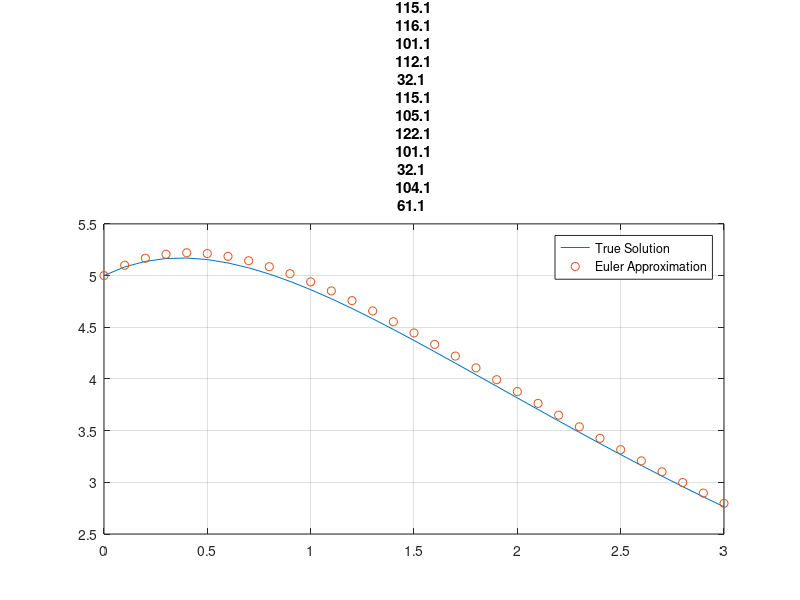

The MATLAB source for this figure: (Note: this script raises an error after producing the figure.)
%% Lect 13-14 - Euler's Method

%% Ex1: dy/dx+0.4y=3e^-x; y(0)=5; y(3)=?

h=0.1;
x=0:h:3;
f = @(x,y) 3*exp(-x)-0.4*y;
y=[];
y(1)=5;
for i=1:(length(x)-1)
    
    y(i+1)=y(i)+f(x(i),y(i))*h;
    
end

y
y_exact = @(x) 10*exp(-0.4.*x)-5*exp(-x);
plot(x,y_exact(x))
hold on
plot(x,y,'o')
grid on
legend('True Solution','Euler Approximation')
title("step size h="+ h)

%% Example of using eulode
dydt = @ (t,y) 4*exp(0.8*t) - 0.5*y;
[t,y] = eulode(dydt,[0 4],2,1);
disp([t,y])
plot(t,y)
grid on

% There will be more complex problems where the
% definition of the ODE requires several lines
% of code. Insuch instances, creating a separate
% M-file is the only option.


%% Modified Euler Method - Heun

h=0.01; %compare to reglar euler 
x=0:h:3;
f = @(x,y) 3*exp(-x)-0.4*y;
y=[];
y(1)=5;
for i=1:(length(x)-1)
    y_0 = y(i)+f(x(i),y(i))*h; % predictor
    y(i+1)=y(i)+(f(x(i),y(i))+f(x(i+1),y_0))*(h/2);
    
end

y
y_exact = @(x) 10*exp(-0.4.*x)-5*exp(-x);
plot(x,y_exact(x))
hold on
plot(x,y,'o')
grid on
legend('True Solution','Modified Euler Approximation ')
title("step size h="+ h)


%% Euler Method Function
function [t,y] = eulode (dydt,tspan,y0,h,varargin)
% eulode: Euler ODE solver
% [t,y] = eulode (dydt,tspan,y0,h,p1,p2,...):
% uses Euler's method to integrate an ODE
% input:
% dydt = name of the M-file that evaluates the ODE
% tspan = [ti, tf] where ti and tf = initial and
% final values of independent variable
% y0 = initial value of dependent variable
% h = step size
% p1,p2,... = additional parameters used by dydt
% output:
% t = vector of independent variable
% y = vector of solution for dependent variable
if nargin < 4,error('at least 4 input arguments required'),end
ti = tspan(1);tf = tspan(2);
if ~(tf > ti),error('upper limit must be greater than lower'),end
t = (ti:h:tf)'; n = length(t);
% if necessary, add an additional value of t
% so that range goes from t = ti to tf
if t(n)<tf
    t(n + 1) = tf;
    n = n + 1;
end
y = y0*ones(n,1); %preallocate y to improve efficiency
for i = 1:n - 1 %implement Euler's method
    y(i + 1) = y(i) + dydt(t(i),y(i),varargin{:})*(t(i + 1) - t(i));
end
end